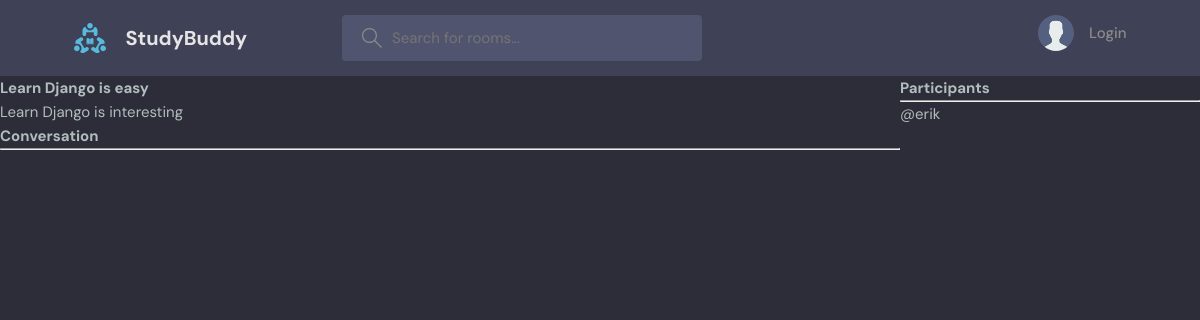
The page /room/5/ on the database as committed earlier.
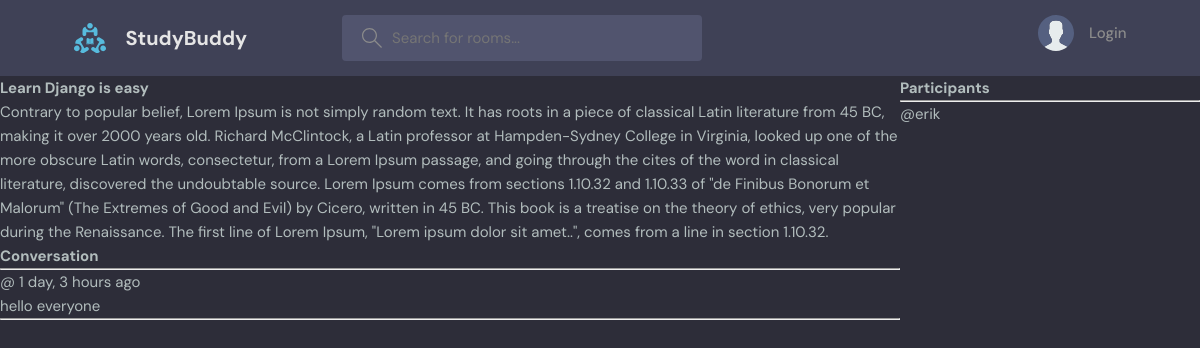
The same page on the database as committed later.
### base/models.py (models this page shows, shortened)
class Room(models.Model):
    host = models.ForeignKey(User, on_delete=models.SET_NULL, null=True)
    topic = models.ForeignKey(Topic, on_delete=models.SET_NULL, null=True)
    name = models.CharField(max_length=200)
    description = models.TextField(null=True, blank=True)
    participants = models.ManyToManyField(User, related_name='participants', blank=True)
    updated = models.DateTimeField(auto_now=True)
    created = models.DateTimeField(auto_now_add=True)
    class Meta:
        ordering = ['-updated', '-created']

class Message(models.Model):
    user = models.ForeignKey(User, on_delete=models.CASCADE)
    room = models.ForeignKey(Room, on_delete=models.CASCADE)
    body = models.TextField()
    updated = models.DateTimeField(auto_now=True)
    created = models.DateTimeField(auto_now_add=True)
    class Meta:
        ordering = ['-updated', '-created']

### base/views.py (the view, shortened to what this page needs)
# urls.py: path('room/<str:pk>/', views.room, name="room"),
def room(request, pk):
    room = Room.objects.get(id = pk)
    room_messages = room.message_set.all()
    participants = room.participants.all()
    context = {'room': room, 'room_messages': room_messages, 'participants':participants}
    return render(request, 'base/room.html', context)

### base/templates/base/room.html (shortened to what this page needs)
{% extends "main.html" %}
{% block content %}
<div class="room_container">
    <div>
        <h1>{{room.name}}</h1>
        <p>{{room.description}}</p>
        <div class="comment-wrapper">
            <h3>Conversation</h3>
            <hr>
            {% for message in room_messages %}
            <div>
                <small>@{{room_message.user}} {{message.created | timesince}} ago</small>
                <p>{{message.body}}</p>
                <hr>
            </div>
            {% endfor %}
        </div>
    </div>
    <div>
        <h3>Participants</h3>
        <hr>
        {% for user in participants %}
            <p>@{{user.username}}</p>
        {% endfor %}
    </div>
</div>
{% endblock content %}

Rows that differ between the two databases and show on the page:
changed Room "Learn Django is easy": description "Learn Django is interesting" → "Contrary to popular belief, Lorem Ipsum is not simply random text. It has roots in a piece of classical Latin literature from 45 BC, making it over 2000 years old. Richard McClintock, a Latin professor at Hampden-Sydney College in Virginia, looked up one of the more obscure Latin words, consectetur, from a Lorem Ipsum passage, and going through the cites of the word in classical literature, discovered the undoubtable source. Lorem Ipsum comes from sections 1.10.32 and 1.10.33 of \"de Finibus Bonorum et Malorum\" (The Extremes of Good and Evil) by Cicero, written in 45 BC. This book is a treatise on the theory of ethics, very popular during the Renaissance. The first line of Lorem Ipsum,…"
added Message: created "1 day, 3 hours", body "hello everyone"
